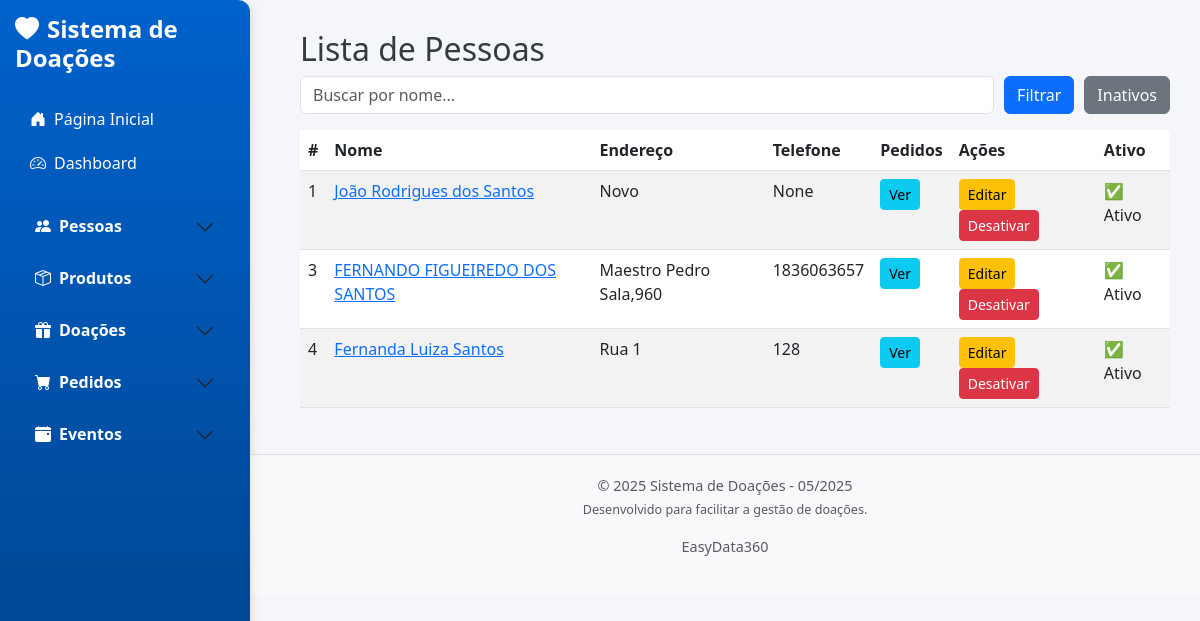
/pessoas, run on an earlier commit of the app's database.
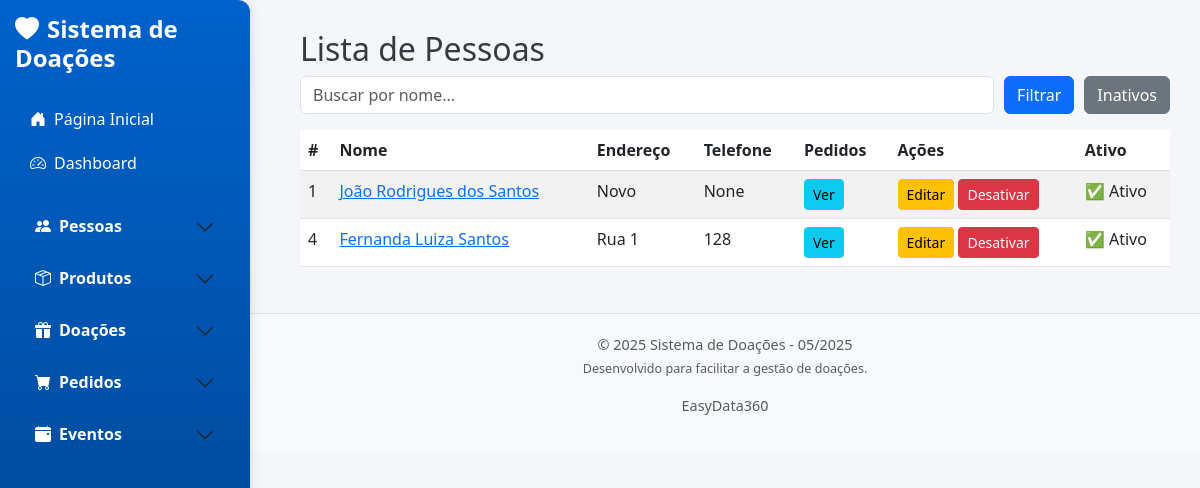
And on a later commit of the database.
### app/models/pessoa.py (models this page shows, shortened)
class Pessoa(db.Model):
    __tablename__ = 'pessoas'
    id = db.Column(db.Integer, primary_key=True)
    nome = db.Column(db.String(100), nullable=False)  # Evita duplicação
    endereco = db.Column(db.String(255))
    bairro = db.Column(db.String(100))
    telefone = db.Column(db.String(20))
    filhos = db.Column(db.String(50))
    profissao = db.Column(db.String(50))
    qtd_pessoas = db.Column(db.Integer)
    locomocao = db.Column(db.String(50))
    data_cadastro = db.Column(db.Date)
    ativo = db.Column(db.Boolean, default=True)  # Novo campo para ativação/desativação

### app/controllers/pessoa_controller.py (the view)
def listar_pessoas():
    search = request.args.get('search', '').strip()  # Obtém o valor da busca
    if search:
        pessoas = Pessoa.query.filter(Pessoa.nome.ilike(f"%{search}%")).all()  # Filtra por nome
    else:
        pessoas = Pessoa.query.filter_by(ativo=True).all()  # Retorna todas as pessoas ativas
    for pessoa in pessoas:
        pessoa.doacoes = Doacao.query.filter_by(pessoa_id=pessoa.id).all()
    return render_template('pessoas/lista.html', pessoas=pessoas, search=search)

### app/templates/pessoas/lista.html (shortened to what this page needs)
{% extends 'base.html' %}
{% block content %}
<h2>Lista de Pessoas</h2>
<form method="GET" action="{{ url_for('listar_pessoas') if request.path != url_for('listar_pessoas_inativas') else url_for('listar_pessoas_inativas') }}" class="mb-3" style="display: flex; gap: 10px;">
    <input type="text" name="search" class="form-control" placeholder="Buscar por nome..."
           value="{{ request.args.get('search', '') }}">
    <button type="submit" class="btn btn-primary">Filtrar</button>
    <a href="{{ url_for('listar_pessoas') if request.path == url_for('listar_pessoas_inativas') else url_for('listar_pessoas_inativas') }}" class="btn btn-secondary">
        {{ "Ativos" if request.path == url_for('listar_pessoas_inativas') else "Inativos" }}
    </a>
</form>
<table class="table table-striped">
    <thead>
        <tr>
            <th>#</th>
            <th>Nome</th>
            <th>Endereço</th>
            <th>Telefone</th>
            <th>Pedidos</th>
            <th>Ações</th>
            <th>Ativo</th>
        </tr>
    </thead>
    <tbody>
        {% for pessoa in pessoas %}
        <tr>
            <td>{{ pessoa.id }}</td>
            <td><a href="#" data-bs-toggle="modal" data-bs-target="#modalDoacoes{{ pessoa.id }}">{{ pessoa.nome }}</a></td>
            <td>{{ pessoa.endereco }}</td>
            <td>{{ pessoa.telefone }}</td>
            <td><button type="button" class="btn btn-info btn-sm" data-bs-toggle="modal" data-bs-target="#modalDoacoes{{ pessoa.id }}">Ver</button></td>
            <td>
                <a href="{{ url_for('editar_pessoa', id=pessoa.id) }}" class="btn btn-warning btn-sm">Editar</a>
                <form action="{{ url_for('desativar_pessoa', id=pessoa.id) }}" method="POST" style="display:inline;">
                    <button type="submit" class="btn btn-danger btn-sm">{% if pessoa.ativo %}Desativar{% else %}Ativar{% endif %}</button>
                </form>
            </td>
            <td>{% if pessoa.ativo %}✅ Ativo{% else %}❌ Inativo{% endif %}</td>
        </tr>
        {% endfor %}
    </tbody>
</table>
{% endblock %}

What changed in the data, as far as the page shows it:
no longer on this page (row edited): Pessoa: id "3", nome "FERNANDO FIGUEIREDO DOS SANTOS", endereco "Maestro Pedro Sala,960", telefone "1836063657", ativo "Desativar"
